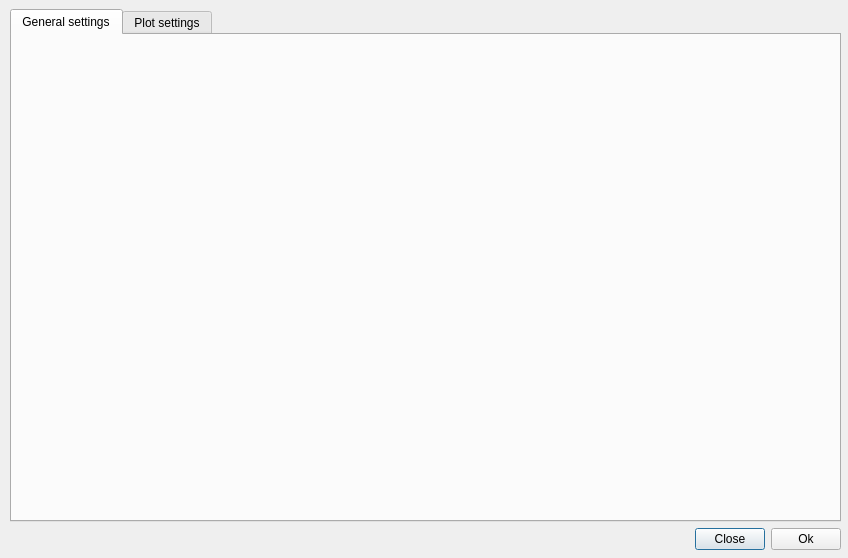
<?xml version="1.0" encoding="UTF-8"?>
<ui version="4.0">
 <class>Settings</class>
 <widget class="QDialog" name="Settings">
  <property name="geometry">
   <rect>
    <x>0</x>
    <y>0</y>
    <width>848</width>
    <height>558</height>
   </rect>
  </property>
  <property name="windowTitle">
   <string>Settings</string>
  </property>
  <property name="windowIcon">
   <iconset resource="resources.qrc">
    <normaloff>:/icons/settings.svg</normaloff>:/icons/settings.svg</iconset>
  </property>
  <widget class="QWidget" name="verticalLayoutWidget">
   <property name="geometry">
    <rect>
     <x>10</x>
     <y>9</y>
     <width>831</width>
     <height>541</height>
    </rect>
   </property>
   <layout class="QVBoxLayout" name="mainLayout">
    <item>
     <widget class="QTabWidget" name="tabWidget">
      <property name="currentIndex">
       <number>0</number>
      </property>
      <widget class="QWidget" name="tab">
       <attribute name="title">
        <string>General settings</string>
       </attribute>
      </widget>
      <widget class="QWidget" name="tab_2">
       <attribute name="title">
        <string>Plot settings</string>
       </attribute>
      </widget>
     </widget>
    </item>
    <item>
     <layout class="QHBoxLayout" name="horizontalLayout">
      <item>
       <spacer name="horizontalSpacer">
        <property name="orientation">
         <enum>Qt::Horizontal</enum>
        </property>
        <property name="sizeHint" stdset="0">
         <size>
          <width>40</width>
          <height>20</height>
         </size>
        </property>
       </spacer>
      </item>
      <item>
       <widget class="QPushButton" name="pushButtonClose">
        <property name="maximumSize">
         <size>
          <width>70</width>
          <height>16777215</height>
         </size>
        </property>
        <property name="layoutDirection">
         <enum>Qt::RightToLeft</enum>
        </property>
        <property name="autoFillBackground">
         <bool>false</bool>
        </property>
        <property name="text">
         <string>Close</string>
        </property>
       </widget>
      </item>
      <item>
       <widget class="QPushButton" name="pushButtonOk">
        <property name="maximumSize">
         <size>
          <width>70</width>
          <height>16777215</height>
         </size>
        </property>
        <property name="layoutDirection">
         <enum>Qt::RightToLeft</enum>
        </property>
        <property name="text">
         <string>Ok</string>
        </property>
        <property name="flat">
         <bool>false</bool>
        </property>
       </widget>
      </item>
     </layout>
    </item>
   </layout>
  </widget>
 </widget>
 <tabstops>
  <tabstop>pushButtonOk</tabstop>
  <tabstop>pushButtonClose</tabstop>
  <tabstop>tabWidget</tabstop>
 </tabstops>
 <resources>
  <include location="resources.qrc"/>
 </resources>
 <connections/>
</ui>
